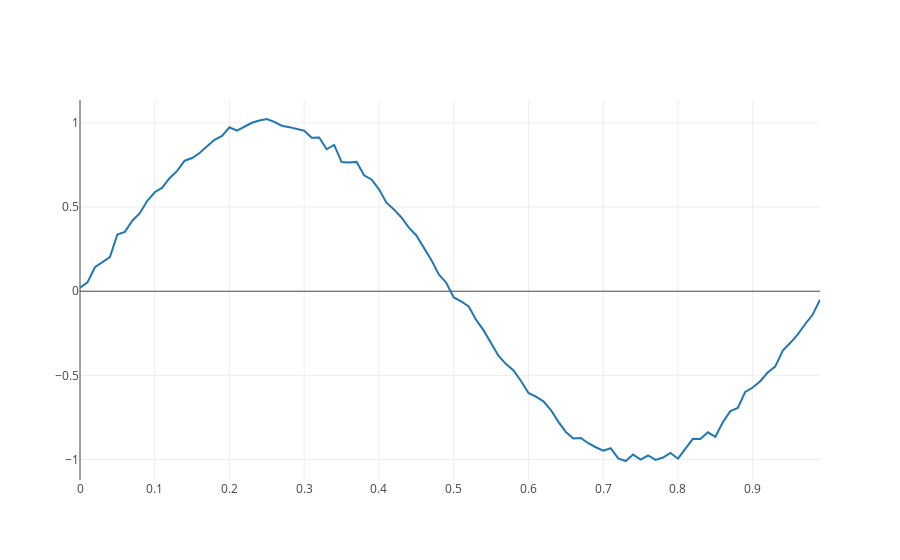

The notebook cell this image was saved under:
### Code cell
s_i = 0
e_i = s_i + 100
x = plotly.offline.iplot({
    "data": [Scatter(x=signal_time[s_i:e_i],y=signal_amp[s_i:e_i])],
    "layout": Layout(title="")
    
})
